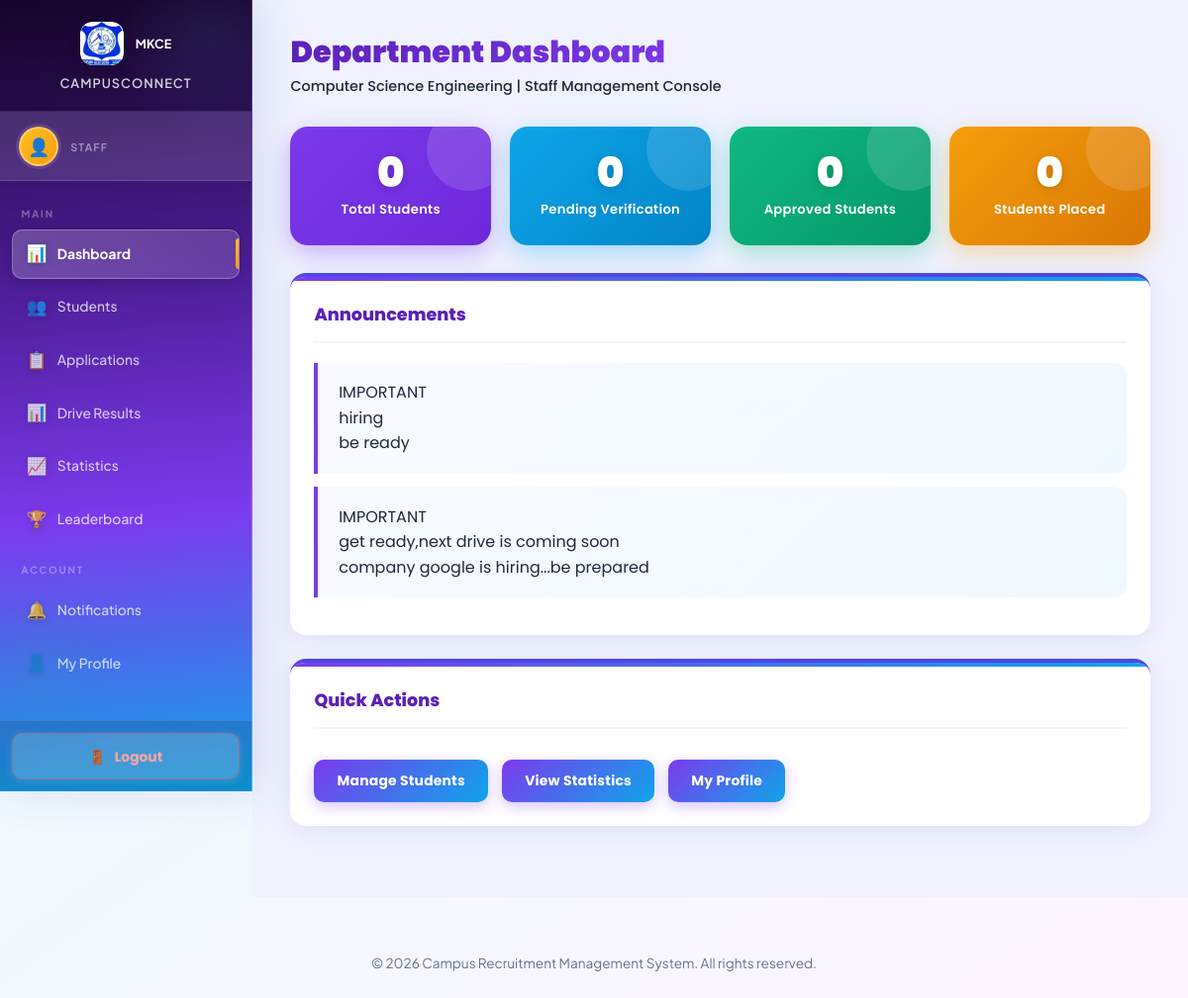
The page /staff/dashboard.php (signed in) on the database its author committed.
### tables this page shows
CREATE TABLE `departments` (
  `dept_id` int(11) NOT NULL,
  `dept_name` varchar(100) NOT NULL
);

CREATE TABLE `announcements` (
  `announcement_id` int(11) NOT NULL,
  `title` varchar(200) NOT NULL,
  `message` text NOT NULL,
  `target` enum('all','students','staff') NOT NULL DEFAULT 'all',
  `priority` enum('normal','important','urgent') NOT NULL DEFAULT 'normal',
  `created_by` int(11) NOT NULL,
  `is_active` tinyint(1) NOT NULL DEFAULT 1,
  `created_at` timestamp NOT NULL DEFAULT current_timestamp()
);

### staff/dashboard.php (the view, shortened to what this page needs)
<?php
require_once '../config/db.php';
$dept_id = $_SESSION['dept_id'];
$stmt = $conn->prepare("SELECT dept_name FROM departments WHERE dept_id = ?");
$stmt->execute([$dept_id]);
$dept_name = $stmt->fetchColumn();
$totalStudents = $conn->prepare("SELECT COUNT(*) FROM students WHERE dept_id = ?");
$totalStudents->execute([$dept_id]);
$totalStudents = $totalStudents->fetchColumn();
$pending = $conn->prepare("SELECT COUNT(*) FROM students WHERE dept_id = ? AND verification_status = 'pending'");
$pending->execute([$dept_id]);
$pending = $pending->fetchColumn();
$approved = $conn->prepare("SELECT COUNT(*) FROM students WHERE dept_id = ? AND verification_status = 'approved'");
$approved->execute([$dept_id]);
$approved = $approved->fetchColumn();
$placed = $conn->prepare("SELECT COUNT(DISTINCT a.student_id) FROM applications a JOIN students s ON a.student_id = s.student_id WHERE s.dept_id = ? AND a.final_status = 'selected'");
$placed->execute([$dept_id]);
$placed = $placed->fetchColumn();
try {
    $annStmt = $conn->query("SELECT * FROM announcements WHERE is_active = 1 AND target IN ('all','staff') ORDER BY FIELD(priority,'urgent','important','normal'), created_at DESC LIMIT 5");
    $staffAnnouncements = $annStmt->fetchAll();
} catch (Exception $e) { $staffAnnouncements = []; }
include '../includes/header.php';
?>
<div class="staff-page">
<div class="staff-container">
<div class="staff-header welcome-drop">
  <h1>Department Dashboard</h1>
  <p><?= htmlspecialchars($dept_name) ?> | Staff Management Console</p>
</div>
<div class="staff-stats">
  <div class="staff-stat">
    <div class="staff-stat-num"><?= $totalStudents ?></div>
    <div class="staff-stat-label">Total Students</div>
  </div>
  <div class="staff-stat">
    <div class="staff-stat-num"><?= $pending ?></div>
    <div class="staff-stat-label">Pending Verification</div>
  </div>
  <div class="staff-stat">
    <div class="staff-stat-num"><?= $approved ?></div>
    <div class="staff-stat-label">Approved Students</div>
  </div>
  <div class="staff-stat">
    <div class="staff-stat-num"><?= $placed ?></div>
    <div class="staff-stat-label">Students Placed</div>
  </div>
</div>
<?php if (count($staffAnnouncements) > 0): ?>
<div class="staff-card">
  <div class="staff-card-title">Announcements</div>
  <?php foreach ($staffAnnouncements as $i => $ann): ?>
    <?php if ($i < 3): ?>
    <div class="staff-ann-item">
      <?php if ($ann['priority'] === 'urgent'): ?>
        <div class="staff-ann-priority staff-ann-urgent">URGENT</div>
      <?php elseif ($ann['priority'] === 'important'): ?>
        <div class="staff-ann-priority staff-ann-important">IMPORTANT</div>
      <?php endif; ?>
      <div class="staff-ann-title"><?= htmlspecialchars($ann['title']) ?></div>
      <div class="staff-ann-message"><?= nl2br(htmlspecialchars($ann['message'])) ?></div>
    </div>
    <?php endif; ?>
  <?php endforeach; ?>
</div>
<?php endif; ?>
<div class="staff-card">
  <div class="staff-card-title">Quick Actions</div>
  <a href="students.php" class="staff-btn">Manage Students</a>
  <a href="stats.php" class="staff-btn">View Statistics</a>
  <a href="profile.php" class="staff-btn">My Profile</a>
</div>
</div>
</div>
<?php include '../includes/footer.php'; ?>
</body>
</html>

### css/style.css (style rules this page uses)
:root { --student-primary: #3b82f6; --student-secondary: #06b6d4; --student-accent: #10b981; --student-light-bg: #ecf2ff; --staff-primary: #8b5cf6; --staff-secondary: #6d28d9; --staff-accent: #14b8a6; --staff-light-bg: #f3e8ff; --admin-primary: #ef4444; --admin-secondary: #dc2626; --admin-accent: #f97316; --admin-light-bg: #fee2e2; --home-primary: #4f46e5; --home-secondary: #7c3aed; --home-accent: #06d6a0; --bg-primary: #ffffff; --bg-secondary: #f8fafc; --bg-tertiary: #f1f5f9; --text-primary: #1e293b; --text-secondary: #64748b; --text-tertiary: #94a3b8; --card-bg: #ffffff; --border-color: #e2e8f0; --dark-bg-primary: #0f172a; --dark-bg-secondary: #1e293b; --dark-bg-tertiary: #334155; --dark-text-primary: #f1f5f9; --dark-text-secondary: #cbd5e1; --dark-text-tertiary: #94a3b8; --dark-card-bg: #1e293b; --dark-border-color: #334155; --success: #10b981; --danger: #ef4444; --warning: #f59e0b; --info: #3b82f6; --light: #f8fafc; --dark: #1e293b; --gray: #64748b; --gray-200: #e2e8f0; --gray-300: #cbd5e1; --border: #e2e8f0; --shadow: 0 10px 30px rgba(0,0,0,0.1); --shadow-sm: 0 2px 8px rgba(0,0,0,0.06); --radius: 12px; --radius-lg: 16px; }
* { margin: 0; padding: 0; box-sizing: border-box; }
html { scroll-behavior: smooth; }
body { background: var(--bg-secondary, #f8fafc); color: var(--text-primary, #1e293b); transition: background 0.3s ease, color 0.3s ease; }
.page-wrapper, .staff-page, .admin-page, .drives-page, .lb-page, .stud-page { background: var(--bg-secondary, #f8fafc) !important; color: var(--text-primary, #1e293b) !important; transition: background 0.3s ease, color 0.3s ease; }
.page-wrapper *, .staff-page *, .admin-page *, .drives-page *, .lb-page *, .stud-page * { color: inherit !important; }
body { font-family: 'Inter', 'Poppins', -apple-system, BlinkMacSystemFont, 'Segoe UI', sans-serif; background: var(--bg-secondary); color: var(--text-primary); min-height: 100vh; line-height: 1.6; transition: background 0.3s ease, color 0.3s ease; }
:root[data-theme="light"] body { background: linear-gradient(135deg, #f8fafc 0%, #f1f5f9 100%); }
a { transition: all 0.3s ease; }
body { animation: fadeIn 0.5s ease-out; }

### css/sidebar-fix.css (style rules this page uses)
*, *::before, *::after { box-sizing: border-box; }
html, body { margin: 0; padding: 0; overflow-x: hidden; width: 100%; font-family: 'Poppins', 'Segoe UI', sans-serif; }
body { background: #f0f4ff !important; }
.stud-page, .staff-page, .admin-page { margin-left: 255px !important; min-height: 100vh !important; padding: 2rem 2.2rem 3rem !important; background: #f0f4ff !important; }
.stud-container, .staff-container, .admin-container { max-width: 1180px !important; margin: 0 auto !important; padding: 0 !important; }

### css/layout-fix.css (style rules this page uses)
:root { --sidebar-w: 255px; --primary: #4f46e5; --primary-2: #6366f1; --accent: #06b6d4; --success: #10b981; --danger: #ef4444; --warning: #f59e0b; --page-bg: #f0f2ff; --card-bg: #ffffff; --border: #e2e8f0; --text-1: #0f172a; --text-2: #475569; --text-3: #94a3b8; --radius-lg: 20px; --radius-md: 14px; --radius-sm: 10px; --shadow-sm: 0 1px 3px rgba(0,0,0,.06), 0 1px 2px rgba(0,0,0,.04); --shadow-md: 0 4px 16px rgba(79,70,229,.08), 0 2px 8px rgba(0,0,0,.06); --shadow-lg: 0 12px 40px rgba(79,70,229,.12), 0 4px 16px rgba(0,0,0,.08); --transition: all .25s cubic-bezier(.4,0,.2,1); }
*, *::before, *::after { box-sizing: border-box; }
body { font-family: 'Plus Jakarta Sans', 'Poppins', sans-serif !important; background: var(--page-bg) !important; color: var(--text-1) !important; overflow-x: hidden !important; }

### rows shown on the page
departments: dept_name "Computer Science Engineering"
announcements: priority "IMPORTANT", title "hiring", message "be ready"
announcements: priority "IMPORTANT", title "get ready,next drive is coming soon", message "company google is hiring...be prepared"

### other values the page prints
$_SESSION['role'] "STAFF"
$totalStudents "0"
$pending "0"
$approved "0"
$placed "0"
